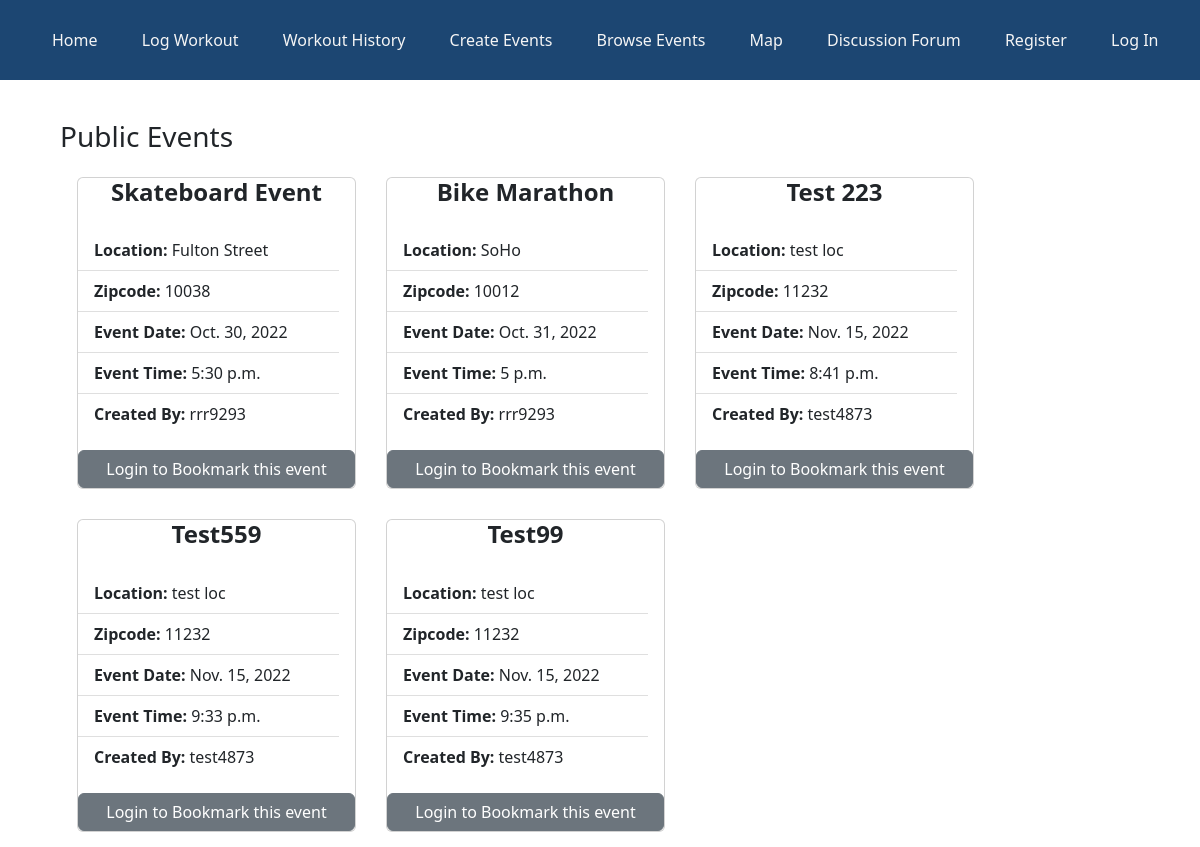
/browse_events, run on an earlier commit of the app's database.
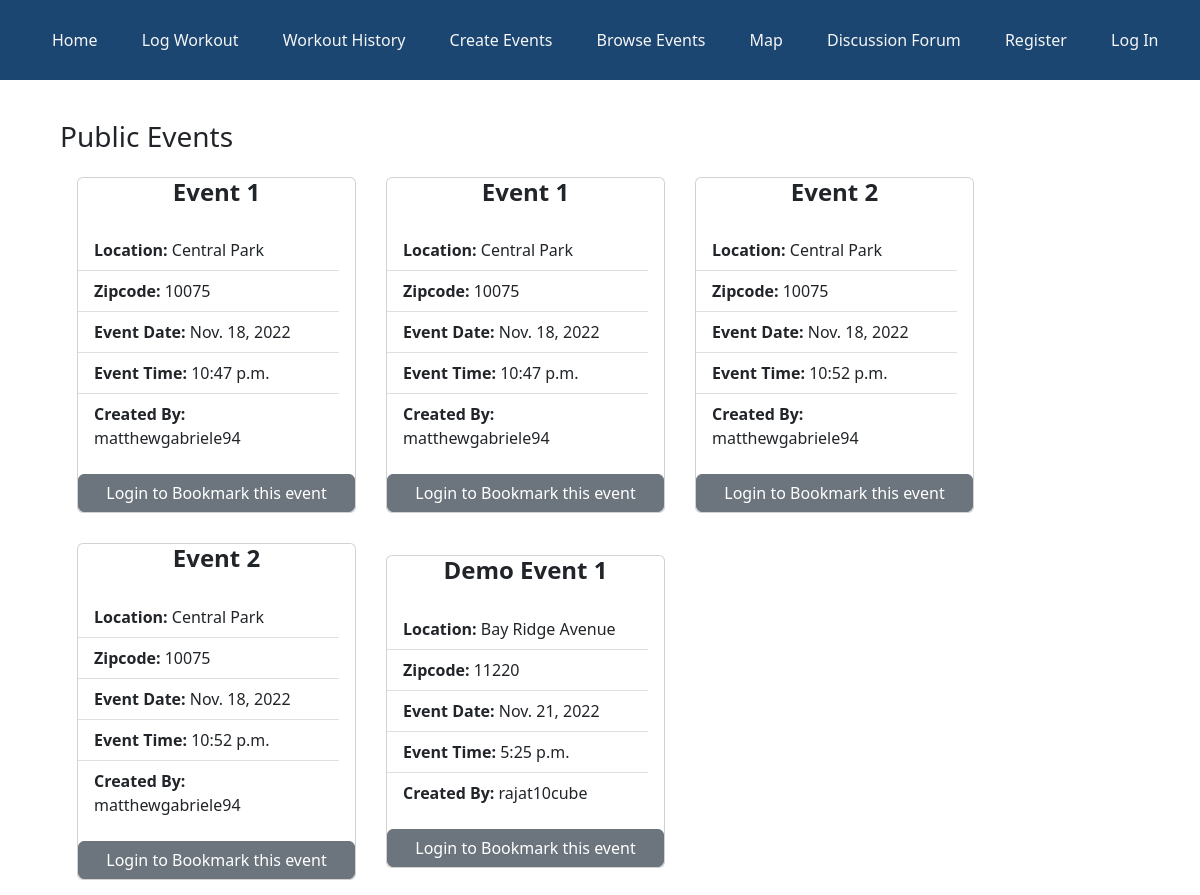
And on a later commit of the database.
### bikingapp/models.py (models this page shows, shortened)
class Event(models.Model):
    title = models.CharField(max_length=50)
    location = models.CharField(max_length=200)
    borough = models.CharField(
        max_length=20,
        choices=[
            ("manhattan", "Manhattan"),
            ("queens", "Queens"),
            ("bronx", "Bronx"),
            ("staten island", "Staten Island"),
            ("brooklyn", "Brooklyn"),
        ],
        default="Manhattan",
    )
    date = models.DateField(default=timezone.now)
    time = models.TimeField(default=timezone.now)
    date_created = models.DateTimeField(default=timezone.now)
    event_type = models.CharField(
        max_length=200,
        choices=[("public", "Public"), ("private", "Private")],
        default="Public",
    )
    description = models.CharField(max_length=500, null=True)
    created_by = models.CharField(max_length=100, default="user")
    zipcode = models.CharField(max_length=5, null=True)
    state = models.CharField(max_length=10, default="New York")

### bikingapp/views.py (the view, shortened to what this page needs)
# urls.py: path("browse_events", views.browse_events),
def browse_events(request):
    obj_private = models.Event.objects.order_by("id").filter(event_type="private")
    obj_public = models.Event.objects.order_by("id").filter(event_type="public")
    if request.user.is_anonymous:
        obj_invited = []
    else:
        obj_invited = models.EventFriendMgmt.objects.order_by("id").filter(
            friend=request.user
        )
    if request.user.is_anonymous:
        context = {"obj1": obj_private, "obj2": obj_public}
    return render(request, "event/browse_events.html", context)

### bikingapp/templates/event/browse_events.html (shortened to what this page needs)
{% extends 'base.html' %}
    {% load static %}
    {% block content %}
    <div style="margin-top: 120px">
        <div style="display: flex;justify-content: space-between;">
            <h3 style="margin-left: 20px;">Public Events</h3>
        </div>
        <div class="container d-flex flex-wrap align-items-center space-between">
            {% for obj in obj2 %}
            <div class="card" style="margin: 15px; max-width: 25%; min-width: 25%;">
                <h4 class="card-title" style="text-align: center; text-transform: capitalize;"><b>{{obj.title}}</b></h4>
                <a href="/browse_events/{{obj.id}}" style="text-decoration: none; color: black;">
                    <ul class="card-body list-group list-group-flush">
                        <li class="list-group-item"><b>Location:</b> {{obj.location}}</li>
                        <li class="list-group-item"><b>Zipcode:</b> {{obj.zipcode}}</li>
                        <li class="list-group-item"><b>Event Date:</b> {{obj.date}}</li>
                        <li class="list-group-item"><b>Event Time:</b> {{obj.time}}</li>
                        <li class="list-group-item"><b>Created By:</b> {{obj.created_by}}</li>
                    </ul>
                </a>
                {% if bookmarked_events is not None %}
                {% if obj.id not in bookmarked_events %}
                <button data-event="{{obj.id}}" data-action="bookmark"
                    class="btn btn-success add-btn event-bookmark">Bookmark this event</button>
                {% else%}
                <button data-event="{{obj.id}}" data-action="unbookmark"
                    class="btn btn-danger add-btn event-bookmark">Unbookmark</button>
                {% endif %}
                {% else %}
                <a href="/login" class="btn btn-secondary">Login to Bookmark this event</a>
                {% endif %}
            </div>
            {% endfor %}
        </div>
    </div>
    {% endblock content %}

### bikingapp/templates/base.html (shortened to what this page needs)
<!DOCTYPE html>
<html lang="en">
<head>
  {% load static %}
  <link rel="stylesheet" href="{% static '/css/base.css' %}" />
  <link href="https://cdn.jsdelivr.net/npm/bootstrap@5.2.2/dist/css/bootstrap.min.css" rel="stylesheet"
 />
</head>
<body>
    <header>
        <nav role = "navigation">
            <ul>
                <li><a href="/">Home</a></li>
                <li><a href="/log_workout"> Log Workout </a></li>
                <li><a href="/workout_history"> Workout History </a></li>
                <li><a href="/create_event">Create Events</a></li>
                <li><a href="/browse_events">Browse Events</a></li>
                <li><a href="/map"> Map </a></li>
                <li><a href="/post">Discussion Forum</a></li>
                {% if user.is_authenticated %}
                <li><a href="/post/new">Create Post</a></li>
                <li><a href="{% url 'profile' user.username %}">Profile</a></li>
                <li><a href="/logout">Log Out</a></li>
                {% else %}
                <li><a href="/register">Register</a></li>
                <li><a href="/login">Log In</a></li>
                {% endif %}
            </ul>
        </nav>
    </header>
    <div style = "margin-top: 100px; margin-left: 40px">
            {% block content %}
            {% endblock content%}
    </div>
</body>
</html>

### bikingapp/static/css/base.css (style rules this page uses)
header { background-color: rgb(28, 70, 114); position: fixed; top: 0; left: 0; right: 0; height: 80px; display: flex; align-items: center; z-index: 100; }
header * { display: inline; }
header li { margin: 20px; }
header li a { color: whitesmoke; text-decoration: none; }

What changed in the data, as far as the page shows it:
removed Event: title "Skateboard Event", location "Fulton Street", zipcode "10038", date "Oct. 30, 2022", time "5:30 p.m.", created_by "rrr9293"
removed Event: title "Bike Marathon", location "SoHo", zipcode "10012", date "Oct. 31, 2022", time "5 p.m.", created_by "rrr9293"
removed Event: title "Test 223", location "test loc", zipcode "11232", date "Nov. 15, 2022", time "8:41 p.m.", created_by "test4873"
removed Event: title "Test559", location "test loc", zipcode "11232", date "Nov. 15, 2022", time "9:33 p.m.", created_by "test4873"
removed Event: title "Test99", location "test loc", zipcode "11232", date "Nov. 15, 2022", time "9:35 p.m.", created_by "test4873"
added Event: title "Event 1", location "Central Park", zipcode "10075", date "Nov. 18, 2022", time "10:47 p.m.", created_by "matthewgabriele94"
added Event: title "Event 1", location "Central Park", zipcode "10075", date "Nov. 18, 2022", time "10:47 p.m.", created_by "matthewgabriele94"
added Event: title "Event 2", location "Central Park", zipcode "10075", date "Nov. 18, 2022", time "10:52 p.m.", created_by "matthewgabriele94"
added Event: title "Event 2", location "Central Park", zipcode "10075", date "Nov. 18, 2022", time "10:52 p.m.", created_by "matthewgabriele94"
added Event: title "Demo Event 1", location "Bay Ridge Avenue", zipcode "11220", date "Nov. 21, 2022", time "5:25 p.m.", created_by "rajat10cube"
